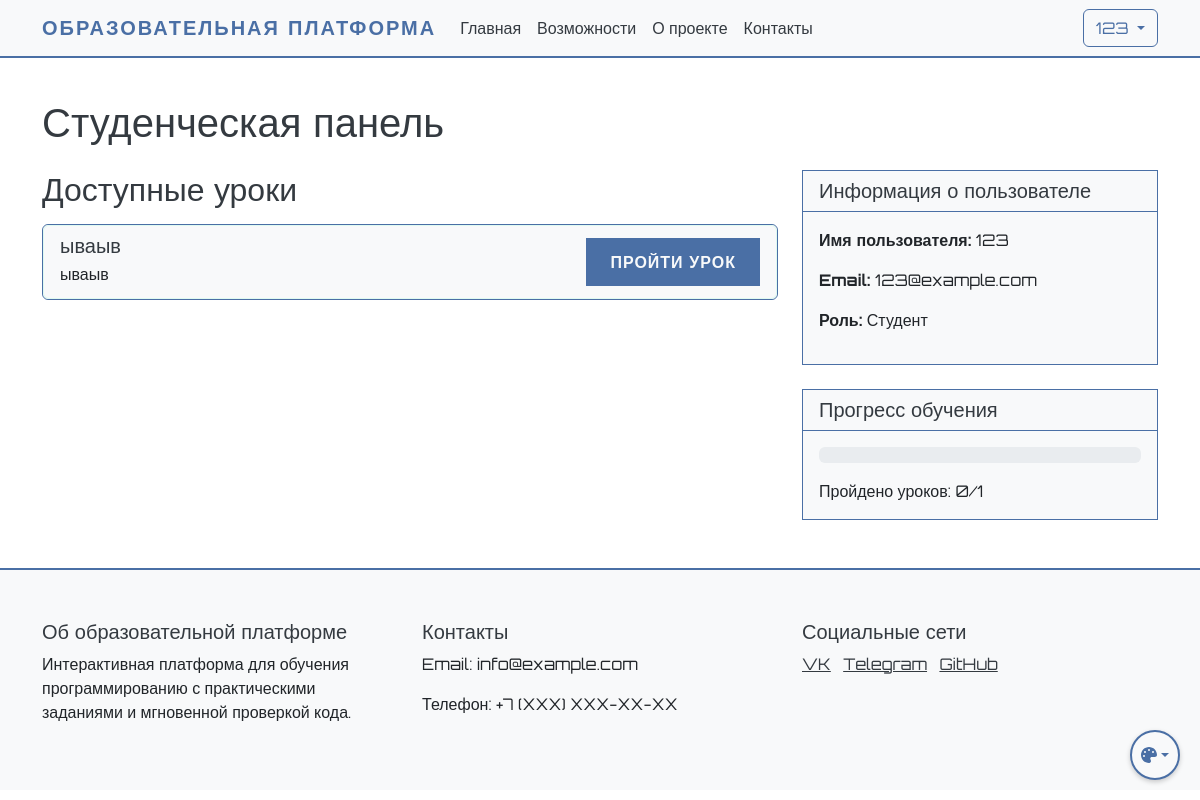
Before: /student/dashboard (signed in) with the older database file.
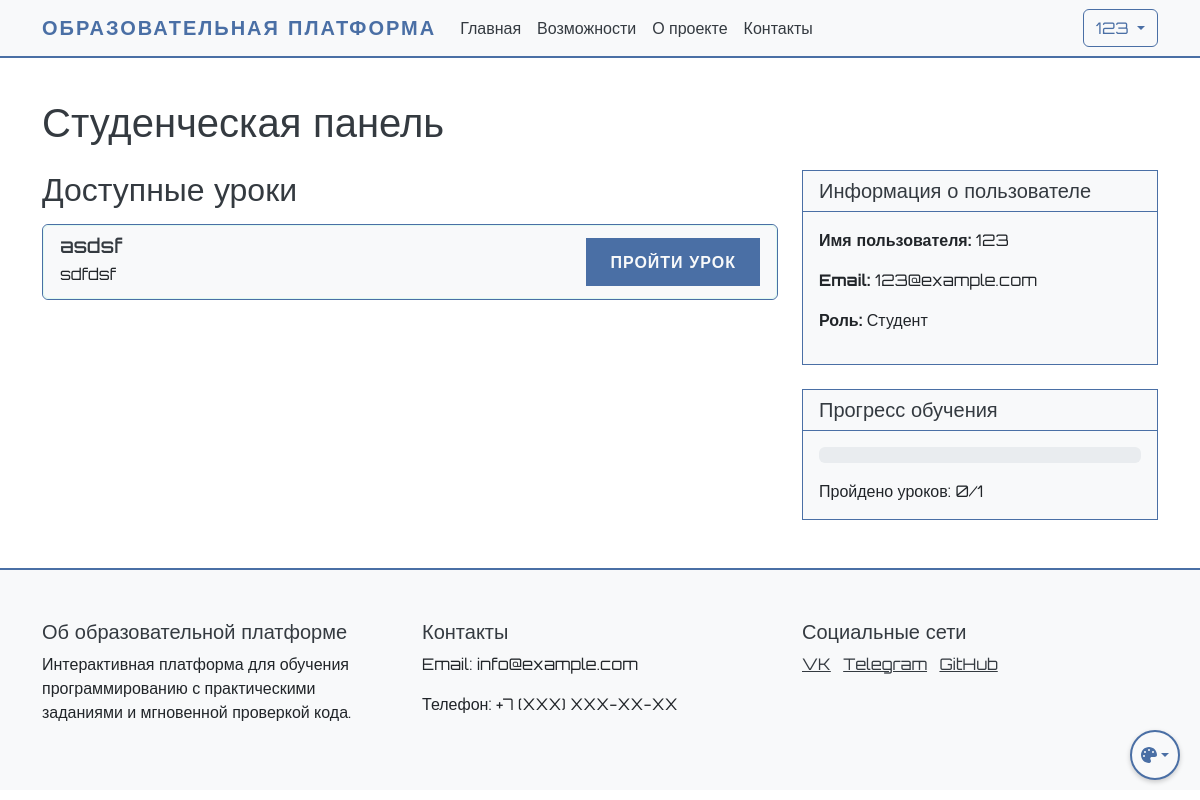
After: the same page with the newer database file.
### app.py (models this page shows)
class Lesson(db.Model):
    id = db.Column(db.Integer, primary_key=True)
    order_number = db.Column(db.Integer, unique=True, nullable=False)
    title = db.Column(db.String(200), nullable=False)
    description = db.Column(db.Text)
    is_active = db.Column(db.Boolean, default=True)
    created_at = db.Column(db.DateTime, default=db.func.now())
    theory_content = db.Column(db.Text)
    theory_test = db.relationship('TheoryTest', backref='lesson', uselist=False)
    practice_tasks = db.relationship('PracticeTask', backref='lesson', lazy=True)
    required_lesson_id = db.Column(db.Integer, db.ForeignKey('lesson.id'), nullable=True)
    required_lesson = db.relationship('Lesson', remote_side=[id], backref='next_lessons')

### app.py (the view)
@app.route('/student/dashboard')
@login_required
def student_dashboard():
    lessons = Lesson.query.order_by(Lesson.order_number).all()
    user_progress = UserProgress.query.filter_by(user_id=current_user.id).all()
    completed_lesson_ids = [progress.lesson_id for progress in user_progress if progress.is_completed]
    lesson_data = []
    for i, lesson in enumerate(lessons):
        if i == 0:
            can_access = True
        else:
            previous_lesson = lessons[i-1]
            can_access = previous_lesson.id in completed_lesson_ids
        lesson_data.append({
            'id': lesson.id,
            'title': lesson.title,
            'description': lesson.description,
            'can_access': can_access,
            'required_lesson_id': lesson.required_lesson_id if i > 0 else None
        })
    total_lessons = len(lessons)
    completed_lessons = len(completed_lesson_ids)
    progress_percentage = int((completed_lessons / total_lessons * 100)) if total_lessons > 0 else 0
    return render_template('student/dashboard.html',
                         lessons=lesson_data,
                         progress_percentage=progress_percentage,
                         completed_lessons=completed_lessons,
                         total_lessons=total_lessons)

### app.py (called while the page is built)
@login_manager.user_loader
def load_user(user_id):
    return User.query.get(int(user_id))

### templates/student/dashboard.html (shortened to what this page needs)
{% extends "base.html" %}
{% block content %}
<div class="container mt-4">
    <h1 class="mb-4">Студенческая панель</h1>
    <div class="row">
        <div class="col-md-8">
            <h2 class="mb-3">Доступные уроки</h2>
            {% if lessons %}
                <div class="list-group">
                    {% for lesson in lessons %}
                        <div class="list-group-item">
                            <div class="d-flex justify-content-between align-items-center">
                                <div>
                                    <h5 class="mb-1">{{ lesson.title }}</h5>
                                    <p class="mb-1">{{ lesson.description }}</p>
                                </div>
                                <div>
                                    {% if lesson.can_access %}
                                        <a href="{{ url_for('view_student_lesson', lesson_id=lesson.id) }}" class="btn btn-primary">
                                            Пройти урок
                                        </a>
                                    {% else %}
                                        <button class="btn btn-secondary" disabled>
                                            Недоступно
                                        </button>
                                    {% endif %}
                                </div>
                            </div>
                        </div>
                    {% endfor %}
                </div>
            {% else %}
                <div class="alert alert-info">
                    Пока нет доступных уроков. Ожидайте, пока администратор добавит новые уроки.
                </div>
            {% endif %}
        </div>
        <div class="col-md-4">
            <div class="card">
                <div class="card-header">
                    <h5 class="mb-0">Информация о пользователе</h5>
                </div>
                <div class="card-body">
                    <p><strong>Имя пользователя:</strong> {{ current_user.username }}</p>
                    <p><strong>Email:</strong> {{ current_user.email }}</p>
                    <p><strong>Роль:</strong> {{ 'Администратор' if current_user.is_admin else 'Студент' }}</p>
                </div>
            </div>
            <div class="card mt-4">
                <div class="card-header">
                    <h5 class="mb-0">Прогресс обучения</h5>
                </div>
                <div class="card-body">
                    <div class="progress mb-3">
                    </div>
                    <p class="mb-0">Пройдено уроков: {{ completed_lessons }}/{{ total_lessons }}</p>
                </div>
            </div>
        </div>
    </div>
</div>
{% endblock %}

Changed rows visible on the page:
removed Lesson: title "ываыв", description "ываыв"
added Lesson: title "asdsf", description "sdfdsf"
